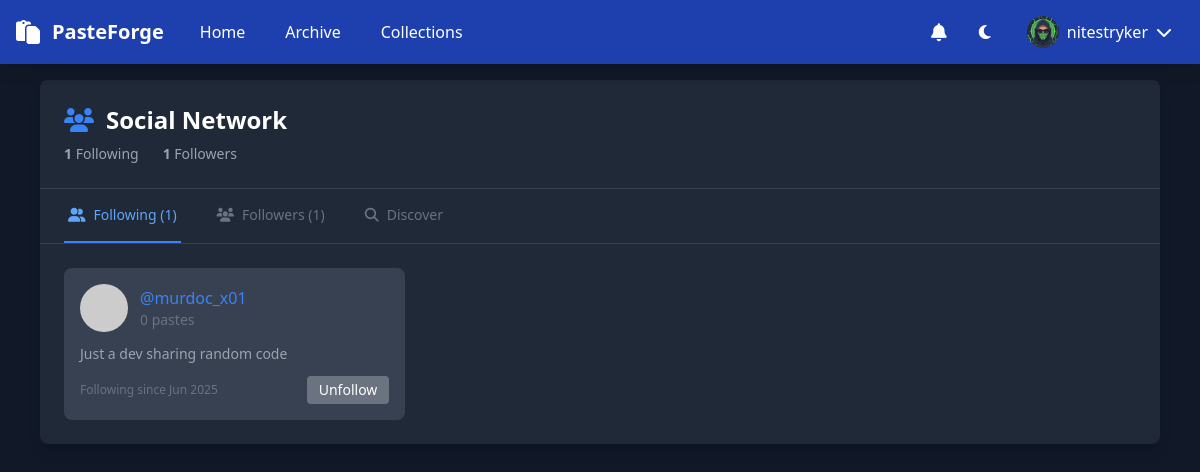
Page /following.php (signed in) on the committed database.
### tables this page shows
CREATE TABLE users (
      id TEXT PRIMARY KEY,
      username TEXT UNIQUE,
      password TEXT NOT NULL,
      email TEXT,
      profile_image TEXT DEFAULT NULL,
      created_at INTEGER DEFAULT (strftime('%s', 'now'))
    , website TEXT DEFAULT NULL, tagline TEXT DEFAULT 'Just a dev sharing random code', role TEXT DEFAULT 'free', status TEXT DEFAULT 'active', followers_count INTEGER DEFAULT 0, following_count INTEGER DEFAULT 0, profile_visibility TEXT DEFAULT 'public', show_paste_count INTEGER DEFAULT 1, allow_messages INTEGER DEFAULT 1);

### following.php (the view, shortened to what this page needs)
<?php
$user_id = $_SESSION['user_id'] ?? null;
$username = $_SESSION['username'] ?? null;
$db = Database::getInstance()->getConnection();
$tab = $_GET['tab'] ?? 'following';
$following = [];
if ($tab === 'following') {
    $stmt = $db->prepare("
        SELECT u.id, u.username, u.profile_image, u.tagline,
               COUNT(p.id) as paste_count,
               uf.created_at as followed_at
        FROM user_follows uf
        JOIN users u ON uf.following_id = u.id
        LEFT JOIN pastes p ON u.id = p.user_id AND p.is_public = 1
        WHERE uf.follower_id = ?
        GROUP BY u.id, u.username, u.profile_image, u.tagline, uf.created_at
        ORDER BY uf.created_at DESC
    ");
    $stmt->execute([$user_id]);
    $following = $stmt->fetchAll(PDO::FETCH_ASSOC);
}
$stmt = $db->prepare("SELECT following_count, followers_count FROM users WHERE id = ?");
$stmt->execute([$user_id]);
$user_counts = $stmt->fetch(PDO::FETCH_ASSOC);
$theme = $_COOKIE['theme'] ?? 'dark';
?>
<!DOCTYPE html>
<html class="<?= $theme ?>">
<head>
    <script src="https://cdn.tailwindcss.com"></script>
    <link href="https://cdnjs.cloudflare.com/ajax/libs/font-awesome/6.4.0/css/all.min.css" rel="stylesheet">
</head>
<body class="bg-white dark:bg-gray-900 text-gray-900 dark:text-white min-h-screen">
    <nav class="bg-blue-600 dark:bg-blue-800 text-white shadow-lg fixed w-full z-10">
        <div class="max-w-7xl mx-auto px-4">
            <div class="flex justify-between h-16">
                <div class="flex items-center space-x-6">
                    <a href="/" class="flex items-center space-x-3">
                        <i class="fas fa-paste text-2xl"></i>
                        <span class="text-xl font-bold">PasteForge</span>
                    </a>
                    <div class="flex space-x-4">
                        <a href="/" class="hover:bg-blue-700 px-3 py-2 rounded">Home</a>
                        <a href="/?page=archive" class="hover:bg-blue-700 px-3 py-2 rounded">Archive</a>
                        <?php if ($user_id): ?>
                            <a href="/?page=collections" class="hover:bg-blue-700 px-3 py-2 rounded">Collections</a>
                        <?php endif; ?>
                    </div>
                </div>
                <div class="flex items-center space-x-4">
                    <?php if ($user_id): ?>
                        <a href="/notifications.php" class="relative p-2 rounded hover:bg-blue-700 transition-colors">
                            <i class="fas fa-bell text-lg"></i>
                        </a>
                    <?php endif; ?>
                    <button onclick="toggleTheme()" class="p-2 rounded hover:bg-blue-700">
                        <i class="fas fa-moon"></i>
                    </button>
                    <?php if (!$user_id): ?>
                        <div class="flex items-center space-x-2">
                            <a href="/?page=login" class="flex items-center space-x-2 hover:bg-blue-700 px-3 py-2 rounded">
                                <i class="fas fa-sign-in-alt"></i>
                                <span>Login</span>
                            </a>
                            <a href="/?page=signup" class="flex items-center space-x-2 hover:bg-blue-700 px-3 py-2 rounded">
                                <i class="fas fa-user-plus"></i>
                                <span>Sign Up</span>
                            </a>
                        </div>
                    <?php else: ?>
                        <div class="relative" x-data="{ open: false }">
                            <button @click="open = !open" class="flex items-center space-x-2 hover:bg-blue-700 px-3 py-2 rounded">
                                <?php
                                $stmt = $db->prepare("SELECT profile_image FROM users WHERE id = ?");
                                $stmt->execute([$user_id]);
                                $user_avatar = $stmt->fetch()['profile_image'];
                                ?>
                                <img src="<?= $user_avatar ?? 'https://www.gravatar.com/avatar/'.md5(strtolower($username)).'?d=mp&s=32' ?>"
                                     class="w-8 h-8 rounded-full" alt="Profile">
                                <span><?= htmlspecialchars($username) ?></span>
                                <i class="fas fa-chevron-down ml-1"></i>
                            </button>
                        </div>
                    <?php endif; ?>
                </div>
            </div>
        </div>
    </nav>
    <div class="max-w-6xl mx-auto px-4 py-8 pt-20">
        <div class="bg-white dark:bg-gray-800 rounded-lg shadow-lg">
            <div class="border-b border-gray-200 dark:border-gray-700 p-6">
                <h1 class="text-2xl font-bold flex items-center">
                    <i class="fas fa-users mr-3 text-blue-500"></i>
                    Social Network
                </h1>
                <div class="mt-2 flex items-center gap-6 text-sm text-gray-600 dark:text-gray-400">
                    <span><strong><?= number_format($user_counts['following_count']) ?></strong> Following</span>
                    <span><strong><?= number_format($user_counts['followers_count']) ?></strong> Followers</span>
                </div>
            </div>
            <div class="border-b border-gray-200 dark:border-gray-700">
                <nav class="flex space-x-8 px-6" aria-label="Tabs">
                    <a href="?tab=following" class="<?= $tab === 'following' ? 'border-b-2 border-blue-500 text-blue-600 dark:text-blue-400' : 'text-gray-500 hover:text-gray-700' ?> py-4 px-1 text-sm font-medium">
                        <i class="fas fa-user-friends mr-2"></i>Following (<?= number_format($user_counts['following_count']) ?>)
                    </a>
                    <a href="?tab=followers" class="<?= $tab === 'followers' ? 'border-b-2 border-blue-500 text-blue-600 dark:text-blue-400' : 'text-gray-500 hover:text-gray-700' ?> py-4 px-1 text-sm font-medium">
                        <i class="fas fa-users mr-2"></i>Followers (<?= number_format($user_counts['followers_count']) ?>)
                    </a>
                    <a href="?tab=discover" class="<?= $tab === 'discover' ? 'border-b-2 border-blue-500 text-blue-600 dark:text-blue-400' : 'text-gray-500 hover:text-gray-700' ?> py-4 px-1 text-sm font-medium">
                        <i class="fas fa-search mr-2"></i>Discover
                    </a>
                </nav>
            </div>
            <div class="p-6">
                <?php if ($tab === 'following'): ?>
                    <?php if (empty($following)): ?>
                        <div class="text-center py-8">
                            <i class="fas fa-user-friends text-4xl text-gray-400 mb-4"></i>
                            <p class="text-gray-500 text-lg mb-4">You're not following anyone yet.</p>
                            <a href="?tab=discover" class="text-blue-500 hover:text-blue-700">Discover users to follow</a>
                        </div>
                    <?php else: ?>
                        <div class="grid md:grid-cols-2 lg:grid-cols-3 gap-6">
                            <?php foreach ($following as $user): ?>
                                <div class="bg-gray-50 dark:bg-gray-700 rounded-lg p-4">
                                    <div class="flex items-center gap-3 mb-3">
                                        <img src="<?= htmlspecialchars($user['profile_image'] ?? 'https://www.gravatar.com/avatar/'.md5(strtolower($user['username'])).'?d=mp&s=48') ?>"
                                             class="w-12 h-12 rounded-full" alt="Profile">
                                        <div class="flex-1">
                                            <a href="/?page=profile&username=<?= urlencode($user['username']) ?>" class="font-medium text-blue-500 hover:text-blue-700">
                                                @<?= htmlspecialchars($user['username']) ?>
                                            </a>
                                            <div class="text-sm text-gray-500">
                                                <?= number_format($user['paste_count']) ?> pastes
                                            </div>
                                        </div>
                                    </div>
                                    <?php if ($user['tagline']): ?>
                                        <p class="text-sm text-gray-600 dark:text-gray-400 mb-3">
                                            <?= htmlspecialchars($user['tagline']) ?>
                                        </p>
                                    <?php endif; ?>
                                    <div class="flex justify-between items-center">
                                        <span class="text-xs text-gray-500">
                                            Following since <?= date('M Y', $user['followed_at']) ?>
                                        </span>
                                        <form method="POST" class="inline">
                                            <button type="submit" class="text-sm bg-gray-500 text-white px-3 py-1 rounded hover:bg-gray-600">
                                                Unfollow
                                            </button>
                                        </form>
                                    </div>
                                </div>
                            <?php endforeach; ?>
                        </div>
                    <?php endif; ?>
                <?php endif; ?>
            </div>
        </div>
    </div>
</body>
</html>

### rows in the picture
users: profile_image (picture), following_count "1", followers_count "1"
users: username "murdoc_x01", paste_count "0", tagline "Just a dev sharing random code", followed_at "Jun 2025"

### other values in the picture
$username "nitestryker"
